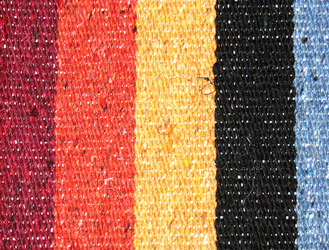
%> input picture Applications/Rolling/img/1.png, 329 x 250 px
$ octave ROLL_lines_3types.m   (GNU Octave 9; MATLAB toolbox functions it lacks are replaced by stand-ins)
%> lines starting %> are read from the running program, lines starting %| are printed output that depends on the picture
close all
clear all
I = double((imread('img/1.png')))/255;

[H, W, C] = size(I);
%> H = 250; W = 329; C = 3
x1 = 84;
y1 = 18;
w = 3;

x2 = 10 ;
y2 = 27;
w = 64;


ss = round(W/2);
%> ss = 165
ss2 = W-ss;
%> ss2 = 164


SigmaS =  [1.5];
scale = [0.5];
R4 =[];
R3 = [];


P1 = I(x1:(x1+w), y1:(y1+w), :);
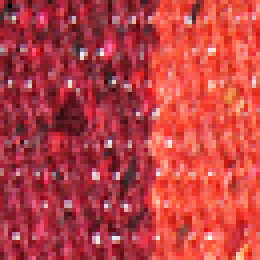
%> P1: size 65x65x3 double (shown 4 times larger); mean R, G, B 0.738, 0.253, 0.269
P2 = I(x2:(x2+w), y2:(y2+w), :);
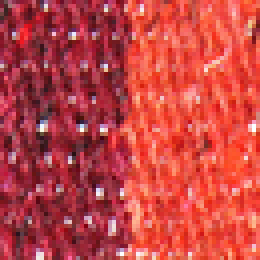
%> P2: size 65x65x3 double (shown 4 times larger); mean R, G, B 0.767, 0.269, 0.268
R3 = [I;[imresize(P1,[ss,ss]), imresize(P2,[ss,ss2])]];
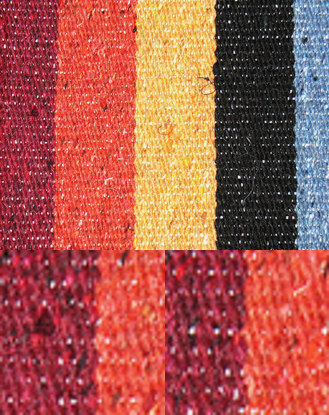
%> R3: size 415x329x3 double; mean R, G, B 0.692, 0.349, 0.306; drawn with min black and max white
R4 =[I;[imresize(P1,[ss,ss]), imresize(P2,[ss,ss2])]];
R5 =[I;[imresize(P1,[ss,ss]), imresize(P2,[ss,ss2])]];
R6 =[];
R4 =[];
R5 = [];

%> (the run ends here)
